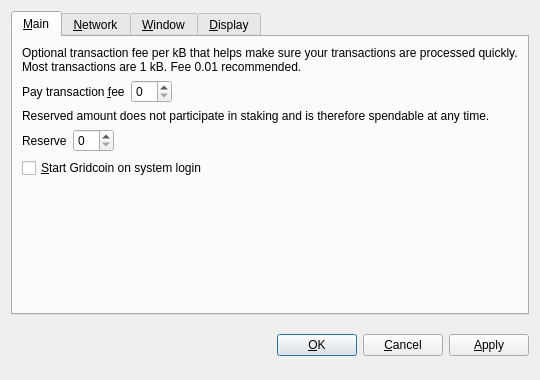
<?xml version="1.0" encoding="UTF-8"?>
<ui version="4.0">
 <class>OptionsDialog</class>
 <widget class="QDialog" name="OptionsDialog">
  <property name="geometry">
   <rect>
    <x>0</x>
    <y>0</y>
    <width>540</width>
    <height>380</height>
   </rect>
  </property>
  <property name="windowTitle">
   <string>Options</string>
  </property>
  <property name="modal">
   <bool>true</bool>
  </property>
  <layout class="QVBoxLayout" name="verticalLayout">
   <item>
    <widget class="QTabWidget" name="tabWidget">
     <property name="tabPosition">
      <enum>QTabWidget::North</enum>
     </property>
     <property name="currentIndex">
      <number>0</number>
     </property>
     <widget class="QWidget" name="tabMain">
      <attribute name="title">
       <string>&amp;Main</string>
      </attribute>
      <layout class="QVBoxLayout" name="verticalLayout_Main">
       <item>
        <widget class="QLabel" name="transactionFeeInfoLabel">
         <property name="text">
          <string>Optional transaction fee per kB that helps make sure your transactions are processed quickly. Most transactions are 1 kB. Fee 0.01 recommended.</string>
         </property>
         <property name="textFormat">
          <enum>Qt::PlainText</enum>
         </property>
         <property name="wordWrap">
          <bool>true</bool>
         </property>
        </widget>
       </item>
       <item>
        <layout class="QHBoxLayout" name="horizontalLayoutFee">
         <item>
          <widget class="QLabel" name="transactionFeeLabel">
           <property name="text">
            <string>Pay transaction &amp;fee</string>
           </property>
           <property name="textFormat">
            <enum>Qt::PlainText</enum>
           </property>
           <property name="buddy">
            <cstring>transactionFee</cstring>
           </property>
          </widget>
         </item>
         <item>
          <widget class="BitcoinAmountField" name="transactionFee"/>
         </item>
         <item>
          <spacer name="horizontalSpacerFee">
           <property name="orientation">
            <enum>Qt::Horizontal</enum>
           </property>
           <property name="sizeHint" stdset="0">
            <size>
             <width>40</width>
             <height>20</height>
            </size>
           </property>
          </spacer>
         </item>
        </layout>
       </item>
       <item>
        <widget class="QLabel" name="reserveBalanceInfoLabel">
         <property name="text">
          <string>Reserved amount does not participate in staking and is therefore spendable at any time.</string>
         </property>
         <property name="textFormat">
          <enum>Qt::PlainText</enum>
         </property>
         <property name="wordWrap">
          <bool>true</bool>
         </property>
        </widget>
       </item>
       <item>
        <layout class="QHBoxLayout" name="horizontalLayoutReserveBalance">
         <item>
          <widget class="QLabel" name="reserveBalanceLabel">
           <property name="text">
            <string>Reserve</string>
           </property>
           <property name="textFormat">
            <enum>Qt::PlainText</enum>
           </property>
           <property name="buddy">
            <cstring>reserveBalance</cstring>
           </property>
          </widget>
         </item>
         <item>
          <widget class="BitcoinAmountField" name="reserveBalance"/>
         </item>
         <item>
          <spacer name="horizontalSpacerReserveBalance">
           <property name="orientation">
            <enum>Qt::Horizontal</enum>
           </property>
           <property name="sizeHint" stdset="0">
            <size>
             <width>40</width>
             <height>20</height>
            </size>
           </property>
          </spacer>
         </item>
        </layout>
       </item>
       <item>
        <widget class="QCheckBox" name="bitcoinAtStartup">
         <property name="toolTip">
          <string>Automatically start Gridcoin after logging in to the system.</string>
         </property>
         <property name="text">
          <string>&amp;Start Gridcoin on system login</string>
         </property>
        </widget>
       </item>
       <item>
        <spacer name="verticalSpacer_Main">
         <property name="orientation">
          <enum>Qt::Vertical</enum>
         </property>
         <property name="sizeHint" stdset="0">
          <size>
           <width>20</width>
           <height>40</height>
          </size>
         </property>
        </spacer>
       </item>
      </layout>
     </widget>
     <widget class="QWidget" name="tabNetwork">
      <attribute name="title">
       <string>&amp;Network</string>
      </attribute>
      <layout class="QVBoxLayout" name="verticalLayout_Network">
       <item>
        <widget class="QCheckBox" name="mapPortUpnp">
         <property name="toolTip">
          <string>Automatically open the Gridcoin client port on the router. This only works when your router supports UPnP and it is enabled.</string>
         </property>
         <property name="text">
          <string>Map port using &amp;UPnP</string>
         </property>
        </widget>
       </item>
       <item>
        <widget class="QCheckBox" name="connectSocks">
         <property name="toolTip">
          <string>Connect to the Gridcoin network through a SOCKS proxy (e.g. when connecting through Tor).</string>
         </property>
         <property name="text">
          <string>&amp;Connect through SOCKS proxy:</string>
         </property>
        </widget>
       </item>
       <item>
        <layout class="QHBoxLayout" name="horizontalLayout_Network">
         <item>
          <widget class="QLabel" name="proxyIpLabel">
           <property name="text">
            <string>Proxy &amp;IP:</string>
           </property>
           <property name="textFormat">
            <enum>Qt::PlainText</enum>
           </property>
           <property name="buddy">
            <cstring>proxyIp</cstring>
           </property>
          </widget>
         </item>
         <item>
          <widget class="QValidatedLineEdit" name="proxyIp">
           <property name="maximumSize">
            <size>
             <width>140</width>
             <height>16777215</height>
            </size>
           </property>
           <property name="toolTip">
            <string>IP address of the proxy (e.g. 127.0.0.1)</string>
           </property>
          </widget>
         </item>
         <item>
          <widget class="QLabel" name="proxyPortLabel">
           <property name="text">
            <string>&amp;Port:</string>
           </property>
           <property name="textFormat">
            <enum>Qt::PlainText</enum>
           </property>
           <property name="buddy">
            <cstring>proxyPort</cstring>
           </property>
          </widget>
         </item>
         <item>
          <widget class="QLineEdit" name="proxyPort">
           <property name="maximumSize">
            <size>
             <width>55</width>
             <height>16777215</height>
            </size>
           </property>
           <property name="toolTip">
            <string>Port of the proxy (e.g. 9050)</string>
           </property>
          </widget>
         </item>
         <item>
          <widget class="QLabel" name="socksVersionLabel">
           <property name="text">
            <string>SOCKS &amp;Version:</string>
           </property>
           <property name="textFormat">
            <enum>Qt::PlainText</enum>
           </property>
           <property name="buddy">
            <cstring>socksVersion</cstring>
           </property>
          </widget>
         </item>
         <item>
          <widget class="QValueComboBox" name="socksVersion">
           <property name="toolTip">
            <string>SOCKS version of the proxy (e.g. 5)</string>
           </property>
          </widget>
         </item>
         <item>
          <spacer name="horizontalSpacer_Network">
           <property name="orientation">
            <enum>Qt::Horizontal</enum>
           </property>
           <property name="sizeHint" stdset="0">
            <size>
             <width>40</width>
             <height>20</height>
            </size>
           </property>
          </spacer>
         </item>
        </layout>
       </item>
       <item>
        <spacer name="verticalSpacer_Network">
         <property name="orientation">
          <enum>Qt::Vertical</enum>
         </property>
         <property name="sizeHint" stdset="0">
          <size>
           <width>20</width>
           <height>40</height>
          </size>
         </property>
        </spacer>
       </item>
      </layout>
     </widget>
     <widget class="QWidget" name="tabWindow">
      <attribute name="title">
       <string>&amp;Window</string>
      </attribute>
      <layout class="QVBoxLayout" name="verticalLayout_Window">
       <item>
        <widget class="QCheckBox" name="minimizeToTray">
         <property name="toolTip">
          <string>Show only a tray icon after minimizing the window.</string>
         </property>
         <property name="text">
          <string>&amp;Minimize to the tray instead of the taskbar</string>
         </property>
        </widget>
       </item>
       <item>
        <widget class="QCheckBox" name="minimizeOnClose">
         <property name="toolTip">
          <string>Minimize instead of exit the application when the window is closed. When this option is enabled, the application will be closed only after selecting Quit in the menu.</string>
         </property>
         <property name="text">
          <string>M&amp;inimize on close</string>
         </property>
        </widget>
       </item>
       <item>
        <spacer name="verticalSpacer_Window">
         <property name="orientation">
          <enum>Qt::Vertical</enum>
         </property>
         <property name="sizeHint" stdset="0">
          <size>
           <width>20</width>
           <height>40</height>
          </size>
         </property>
        </spacer>
       </item>
      </layout>
     </widget>
     <widget class="QWidget" name="tabDisplay">
      <attribute name="title">
       <string>&amp;Display</string>
      </attribute>
      <layout class="QVBoxLayout" name="verticalLayout_Display">
       <item>
        <layout class="QHBoxLayout" name="horizontalLayout_1_Display">
         <item>
          <widget class="QLabel" name="langLabel">
           <property name="text">
            <string>User Interface &amp;language:</string>
           </property>
           <property name="textFormat">
            <enum>Qt::PlainText</enum>
           </property>
           <property name="buddy">
            <cstring>lang</cstring>
           </property>
          </widget>
         </item>
         <item>
          <widget class="QValueComboBox" name="lang">
           <property name="toolTip">
            <string>The user interface language can be set here. This setting will take effect after restarting Gridcoin.</string>
           </property>
          </widget>
         </item>
        </layout>
       </item>
       <item>
        <layout class="QHBoxLayout" name="horizontalLayout_2_Display">
         <item>
          <widget class="QLabel" name="unitLabel">
           <property name="text">
            <string>&amp;Unit to show amounts in:</string>
           </property>
           <property name="textFormat">
            <enum>Qt::PlainText</enum>
           </property>
           <property name="buddy">
            <cstring>unit</cstring>
           </property>
          </widget>
         </item>
         <item>
          <widget class="QValueComboBox" name="unit">
           <property name="toolTip">
            <string>Choose the default subdivision unit to show in the interface and when sending coins.</string>
           </property>
          </widget>
         </item>
        </layout>
       </item>
       <item>
        <widget class="QCheckBox" name="displayAddresses">
         <property name="toolTip">
          <string>Whether to show Gridcoin addresses in the transaction list or not.</string>
         </property>
         <property name="text">
          <string>&amp;Display addresses in transaction list</string>
         </property>
        </widget>
       </item>
       <item>
        <widget class="QCheckBox" name="coinControlFeatures">
         <property name="toolTip">
          <string>Whether to show coin control features or not.</string>
         </property>
         <property name="text">
          <string>Display coin &amp;control features (experts only!)</string>
         </property>
        </widget>
       </item>
       <item>
        <spacer name="verticalSpacer_Display">
         <property name="orientation">
          <enum>Qt::Vertical</enum>
         </property>
         <property name="sizeHint" stdset="0">
          <size>
           <width>20</width>
           <height>40</height>
          </size>
         </property>
        </spacer>
       </item>
      </layout>
     </widget>
    </widget>
   </item>
   <item>
    <layout class="QHBoxLayout" name="horizontalLayout_Buttons">
     <item>
      <spacer name="horizontalSpacer_1">
       <property name="orientation">
        <enum>Qt::Horizontal</enum>
       </property>
       <property name="sizeHint" stdset="0">
        <size>
         <width>40</width>
         <height>48</height>
        </size>
       </property>
      </spacer>
     </item>
     <item>
      <widget class="QLabel" name="statusLabel">
       <property name="font">
        <font>
         <weight>75</weight>
         <bold>true</bold>
        </font>
       </property>
       <property name="text">
        <string/>
       </property>
       <property name="textFormat">
        <enum>Qt::PlainText</enum>
       </property>
       <property name="wordWrap">
        <bool>true</bool>
       </property>
      </widget>
     </item>
     <item>
      <spacer name="horizontalSpacer_2">
       <property name="orientation">
        <enum>Qt::Horizontal</enum>
       </property>
       <property name="sizeHint" stdset="0">
        <size>
         <width>40</width>
         <height>48</height>
        </size>
       </property>
      </spacer>
     </item>
     <item>
      <widget class="QPushButton" name="okButton">
       <property name="text">
        <string>&amp;OK</string>
       </property>
      </widget>
     </item>
     <item>
      <widget class="QPushButton" name="cancelButton">
       <property name="text">
        <string>&amp;Cancel</string>
       </property>
       <property name="autoDefault">
        <bool>false</bool>
       </property>
      </widget>
     </item>
     <item>
      <widget class="QPushButton" name="applyButton">
       <property name="text">
        <string>&amp;Apply</string>
       </property>
       <property name="autoDefault">
        <bool>false</bool>
       </property>
      </widget>
     </item>
    </layout>
   </item>
  </layout>
 </widget>
 <customwidgets>
  <customwidget>
   <class>BitcoinAmountField</class>
   <extends>QSpinBox</extends>
   <header>bitcoinamountfield.h</header>
  </customwidget>
  <customwidget>
   <class>QValueComboBox</class>
   <extends>QComboBox</extends>
   <header>qvaluecombobox.h</header>
  </customwidget>
  <customwidget>
   <class>QValidatedLineEdit</class>
   <extends>QLineEdit</extends>
   <header>qvalidatedlineedit.h</header>
  </customwidget>
 </customwidgets>
 <resources/>
 <connections/>
</ui>
